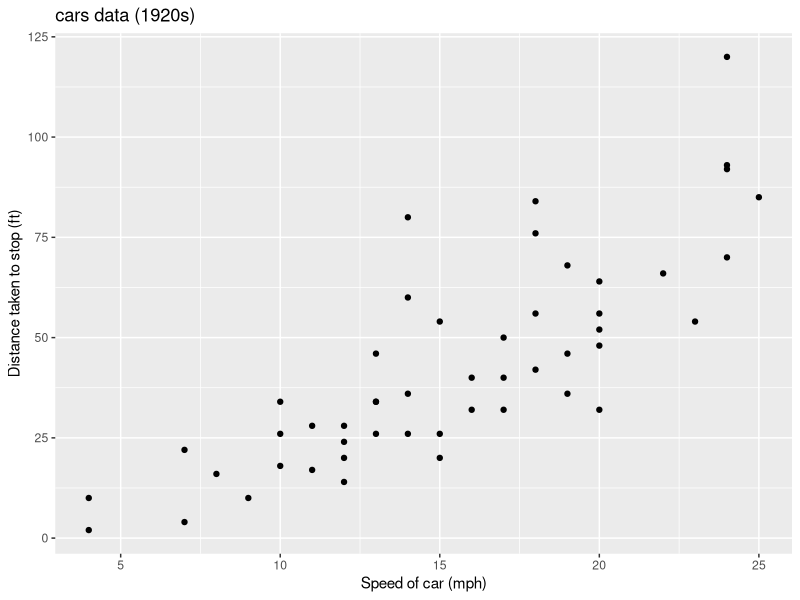

The R source for this figure:
## ---- chunk 1
knitr::opts_chunk$set(echo = TRUE, fig.align="center")
library(tidyverse)

## ---- chunk 2
summary(cars)
## ---- chunk 3
ggplot(data = cars, aes(x = speed, y = dist)) + 
  geom_point() + 
  labs(x = "Speed of car (mph)"
       , y = "Distance taken to stop (ft)"
       , title = "cars data (1920s)")
